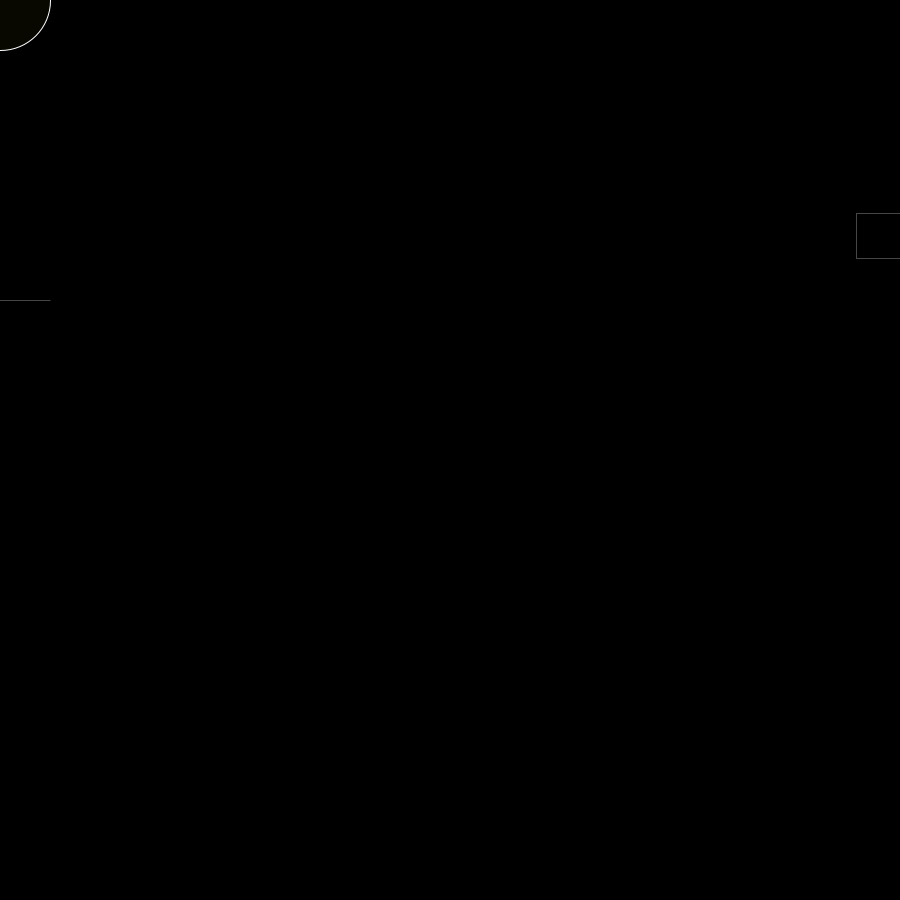
Frame 1 (no input)
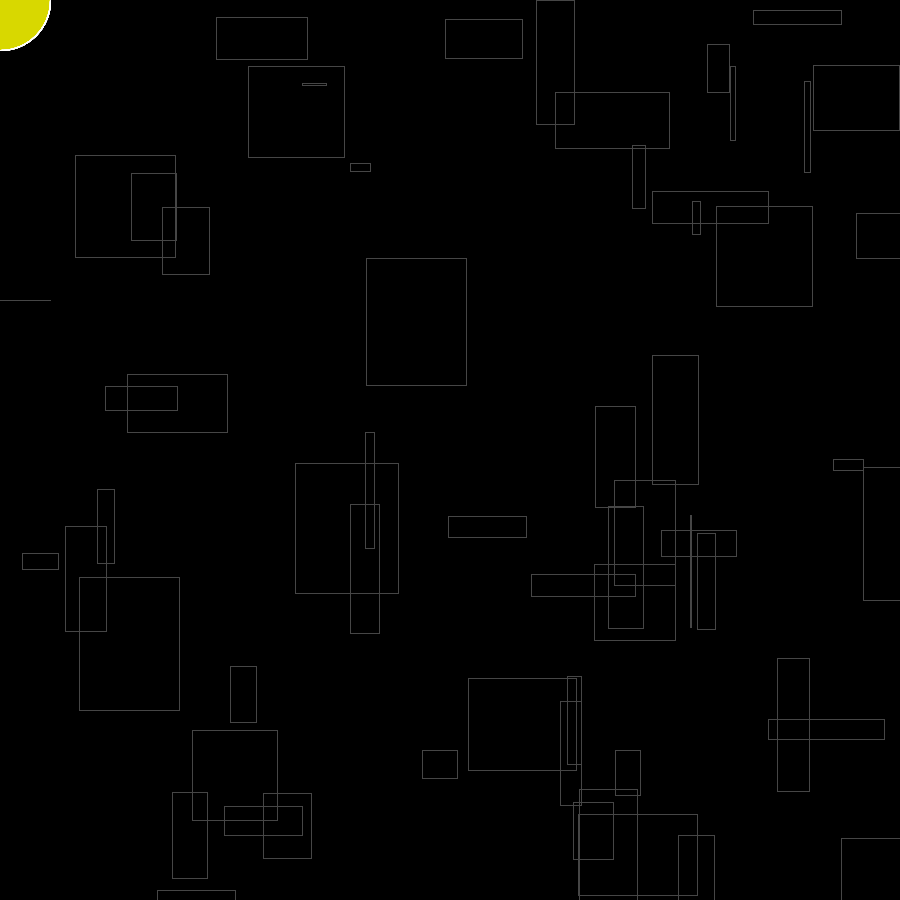
Frame 60 (the mouse pressed at the canvas centre just before this capture)
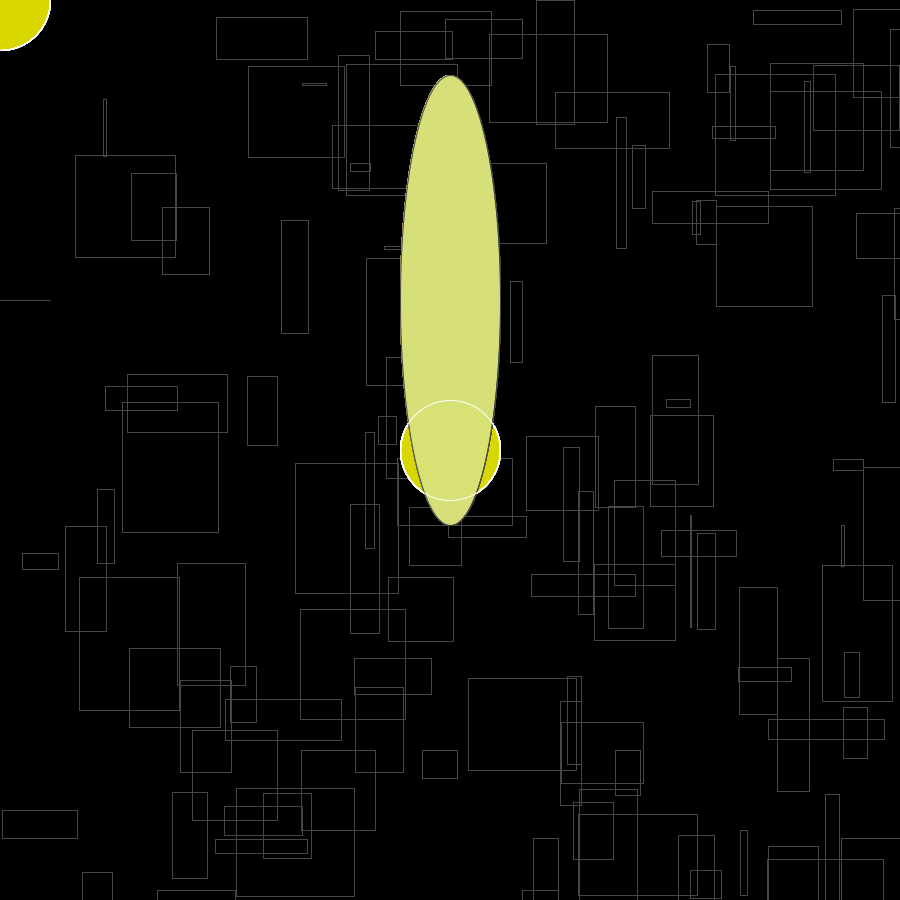
Frame 120 (the mouse held since frame 60 and released just before this capture)

The Processing sketch that drew these frames (run headless with seeded random() and noise(); from frame 60 on, the mouse is pressed at the canvas centre):

// Processing sketch: processing_80047
// ── processing_80047.pde


int x= 300; //variable llamada x que es data de un numero entero.
            //interget= numero entero.
            //float= floating point, para numeros decimales.

int y=13;
int b=100;


void setup (){
background (0); 
size(900,900);


}

  

void draw(){

 
smooth();
stroke (70);
fill(random (210,250), random (180,255), random (120,55));
ellipse(mouseX,x,b,mouseY);



smooth();
stroke (70);
fill(15,150,0,0);
rect(random (900), random (900),random (120), random (140));
 

smooth();
stroke (255);
fill(255,250,0,8);
ellipse(mouseY,mouseX,b,b);

}
